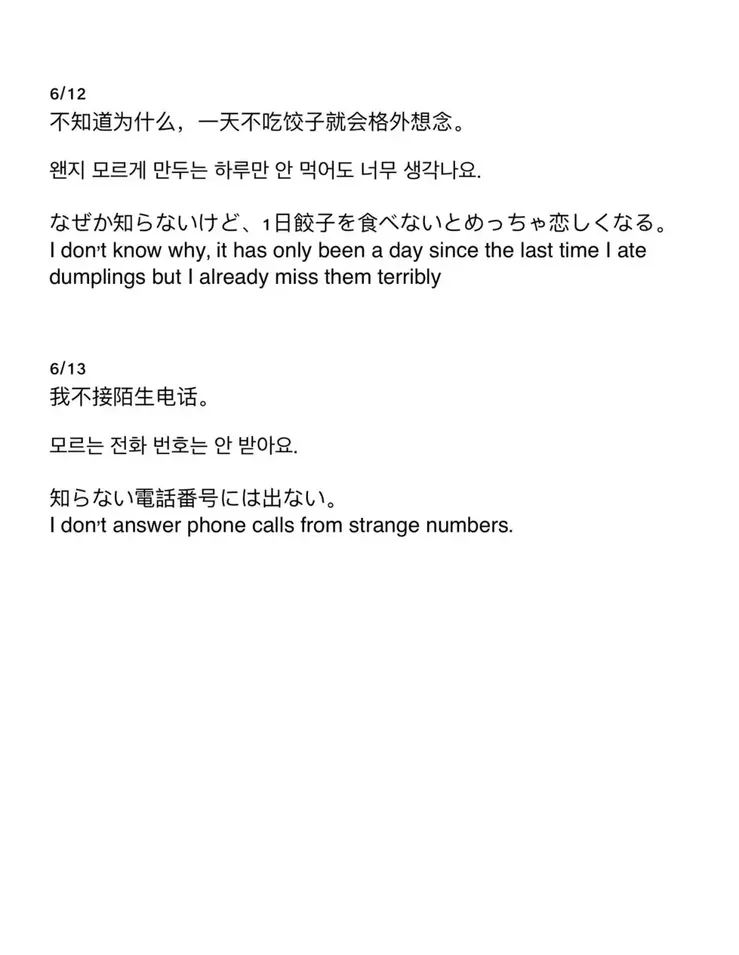
#> input picture image2.webp, 739 x 955 px, shrunk from 1080 x 1396 before the run
$ jupyter execute --allow-errors CV_Assignment_1.ipynb   (shell and % lines are left out)
#> lines starting #> are read from the running program, lines starting #| are printed output that depends on the picture; after the words box and inside, x2 and y2 are one past the last pixel; in counts of white or black regions, pixels touching at a corner belong together
[cell 1]
# Pytesseract is an optical character recognition tool for Python that is used to extract text from images. It is a wrapper for Google’s Tesseract-OCR Engine and supports a wide variety of languages.

**Import image（导入图像）**

[cell 2]
import cv2
import pytesseract
from google.colab import files

# Upload image（上传图像）
uploaded = files.upload()
#> the answer given: image2.webp

# Load Image（加载图像）
for filename in uploaded.keys():
  img_path = filename

# Read image（读取图像）
image = cv2.imread(img_path)
#> image is the input picture: shape (955, 739, 3); mean B, G, R 249, 249, 249

# Adding custom options（添加自定义选项）
custom_config = r'--oem 3 --psm 6'
pytesseract.image_to_string(image, config=custom_config)
#> (this line was passed over: pytesseract is not available in this run)

**Preprocessing for Tesseract（Tesseract 的预处理）**

[cell 3]
import numpy as np


# get grayscale image（获取灰度图像）
def get_grayscale(image):
    return cv2.cvtColor(image, cv2.COLOR_BGR2GRAY)

# noise removal（噪声消除）
def remove_noise(image):
    return cv2.medianBlur(image,5)

#thresholding（阈值化）
def thresholding(image):
    return cv2.threshold(image, 0, 255, cv2.THRESH_BINARY + cv2.THRESH_OTSU)[1]
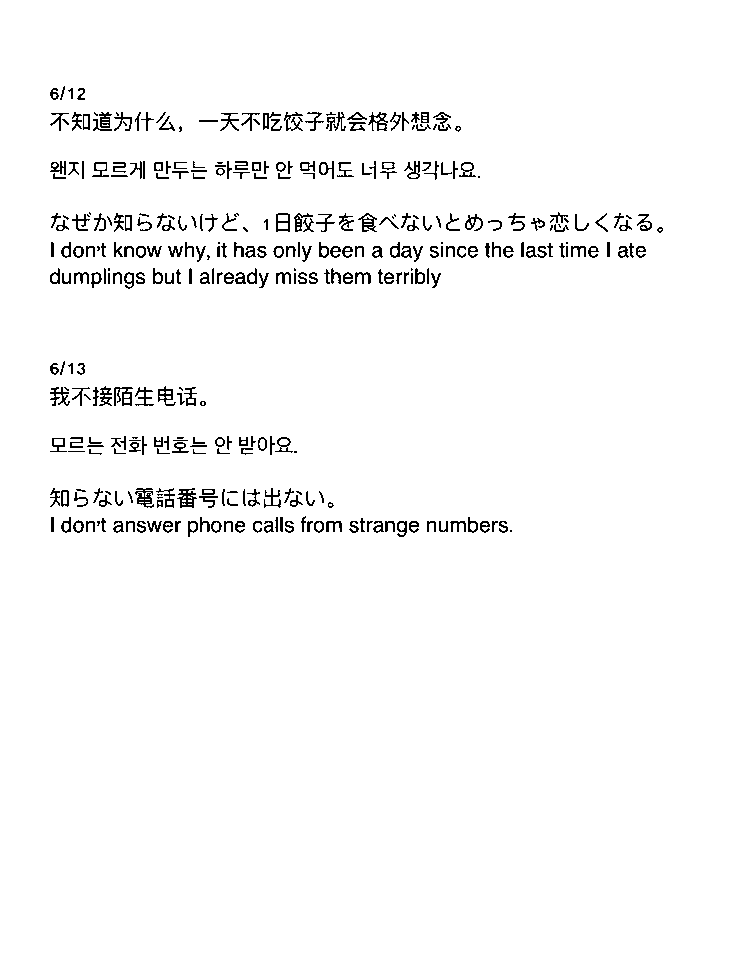
#> returned value: shape (955, 739); 97.4% white; black in thin lines or dots, all inside (x1, y1, x2, y2) = (50, 86, 663, 537)

#dilation（膨胀）
def dilate(image):
    kernel = np.ones((5,5),np.uint8)
    return cv2.dilate(image, kernel, iterations = 1)

#erosion（腐蚀）
def erode(image):
    kernel = np.ones((5,5),np.uint8)
    return cv2.erode(image, kernel, iterations = 1)

#opening - erosion followed by dilation（开操作—先腐蚀后膨胀）
def opening(image):
    kernel = np.ones((5,5),np.uint8)
    return cv2.morphologyEx(image, cv2.MORPH_OPEN, kernel)
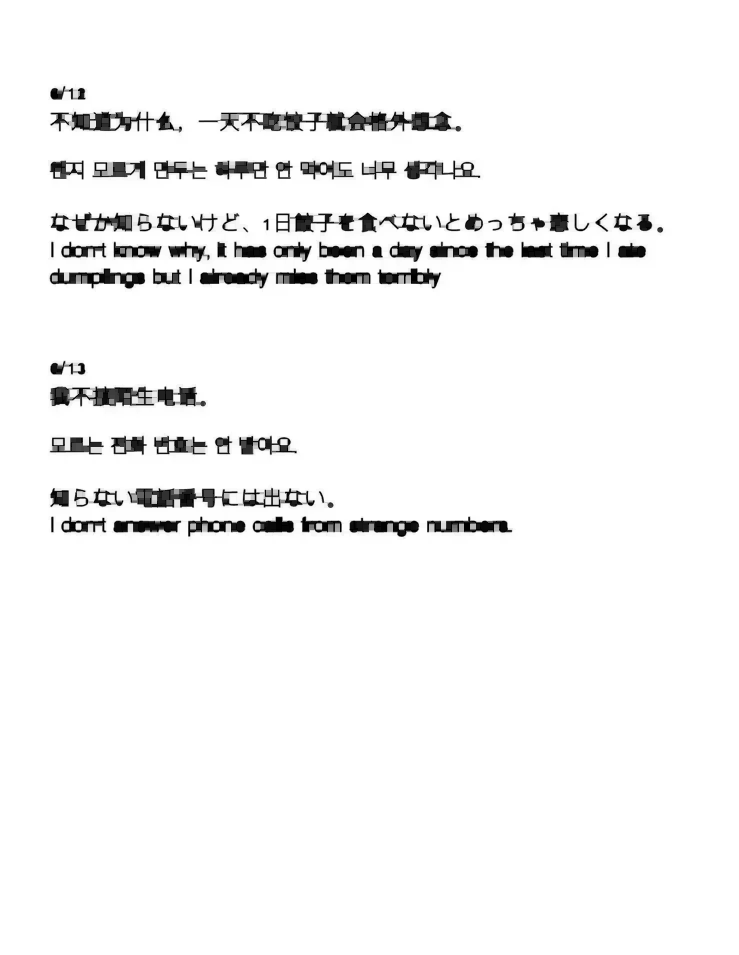
#> returned value: shape (955, 739); min 0, max 255, mean 245.2

#canny edge detection（边缘检测）
def canny(image):
    return cv2.Canny(image, 100, 200)
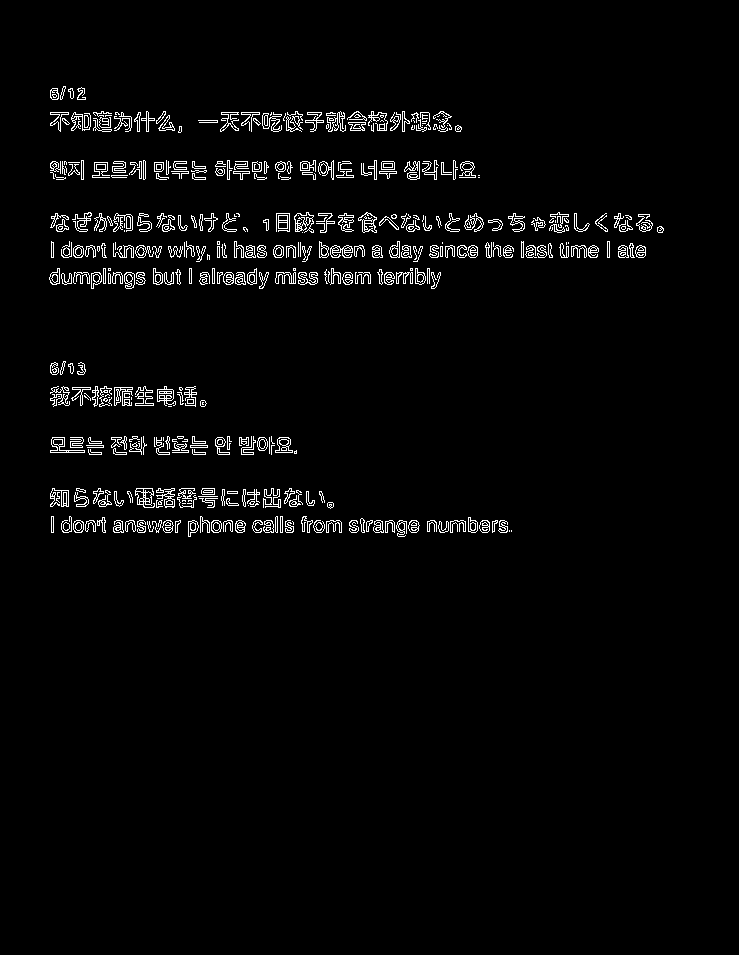
#> returned value: shape (955, 739); 2.7% white in thin lines or dots, all inside (x1, y1, x2, y2) = (49, 86, 664, 537)

#skew correction（倾斜校正）
def deskew(image):
    coords = np.column_stack(np.where(image > 0))
    angle = cv2.minAreaRect(coords)[-1]
    if angle < -45:
        angle = -(90 + angle)
    else:
        angle = -angle
    (h, w) = image.shape[:2]
    center = (w // 2, h // 2)
    M = cv2.getRotationMatrix2D(center, angle, 1.0)
    rotated = cv2.warpAffine(image, M, (w, h), flags=cv2.INTER_CUBIC, borderMode=cv2.BORDER_REPLICATE)
    return rotated

#template matching（模板匹配）
def match_template(image, template):
    return cv2.matchTemplate(image, template, cv2.TM_CCOEFF_NORMED)

**Image processing（图像处理）**

[cell 4]
gray = get_grayscale(image)
thresh = thresholding(gray)
opening = opening(gray)
canny = canny(gray)

[cell 5]
# this is only for google colab, the original is cv2.imshow()（这只适用于googlecolab，原来是cv2.imshow（））
from google.colab.patches import cv2_imshow

**Show the effect of grayscale processing（展示灰度处理效果）**

[cell 6]
img = gray
cv2_imshow(img)
# Adding custom options（添加自定义选项：指定 OCR 引擎模式 (OEM)、页面分割模式 (PSM)）
custom_config = r'--oem 3 --psm 6'
pytesseract.image_to_string(img, config=custom_config)
#> (this line was passed over: pytesseract is not available in this run)

**Show the effect of thresholding processing(展示阈值化后的效果)**

[cell 7]
img = thresh
cv2_imshow(img)
# Adding custom options（添加自定义选项：指定 OCR 引擎模式 (OEM)、页面分割模式 (PSM)）
custom_config = r'--oem 3 --psm 6'
pytesseract.image_to_string(img, config=custom_config)
#> (this line was passed over: pytesseract is not available in this run)

**Show the effect of opening the operation（展示开操作后的效果）**

[cell 8]
img = opening
cv2_imshow(img)
# Adding custom options（添加自定义选项：指定 OCR 引擎模式 (OEM)、页面分割模式 (PSM)）
custom_config = r'--oem 3 --psm 6'
pytesseract.image_to_string(img, config=custom_config)
#> (this line was passed over: pytesseract is not available in this run)

**Show the effect of edge detection（展示边缘检测的效果）**

[cell 9]
img = canny
cv2_imshow(img)
# Adding custom options（添加自定义选项：指定 OCR 引擎模式 (OEM)、页面分割模式 (PSM)）
custom_config = r'--oem 3 --psm 6'
pytesseract.image_to_string(img, config=custom_config)
#> (this line was passed over: pytesseract is not available in this run)

**Key（键）**

[cell 10]
import pytesseract
from pytesseract import Output

img = cv2.imread(img_path)

#> (the rest of this cell did not finish here and is left out)

**Getting boxes around text（在文本周围加边框）**

[cell 11]
import cv2
import pytesseract
from google.colab.patches import cv2_imshow

# Assuming 'img' is already loaded as an image（假设“img”已作为图像加载）
h, w, c = img.shape
#> h = 955; w = 739; c = 3
#> (the rest of this cell did not finish here and is left out)

**Getting boxes around text words（获取文本单词周围的边框）**

#> (a cell that did not finish here is left out)

**Text template matching（文本模板匹配）**

[cell 13]
import re
import cv2
import pytesseract
from pytesseract import Output
from google.colab.patches import cv2_imshow  # Import cv2_imshow

# Read image（读取图像）
img = cv2.imread(img_path)

# Extract text data（提取文本数据）
#> (the rest of this cell did not finish here and is left out)

**Detection_only numbers（检测-仅限数字）**

[cell 14]
custom_config = r'--oem 3 --psm 6 outputbase digits'
print(pytesseract.image_to_string(img, config=custom_config))
#> (this line was passed over: pytesseract is not available in this run)

**Blacklisting characters（字符列入黑名单）**

[cell 15]
custom_config = r'-c tessedit_char_blacklist=0123456789 --psm 6'
pytesseract.image_to_string(img, config=custom_config)
#> (this line was passed over: pytesseract is not available in this run)
